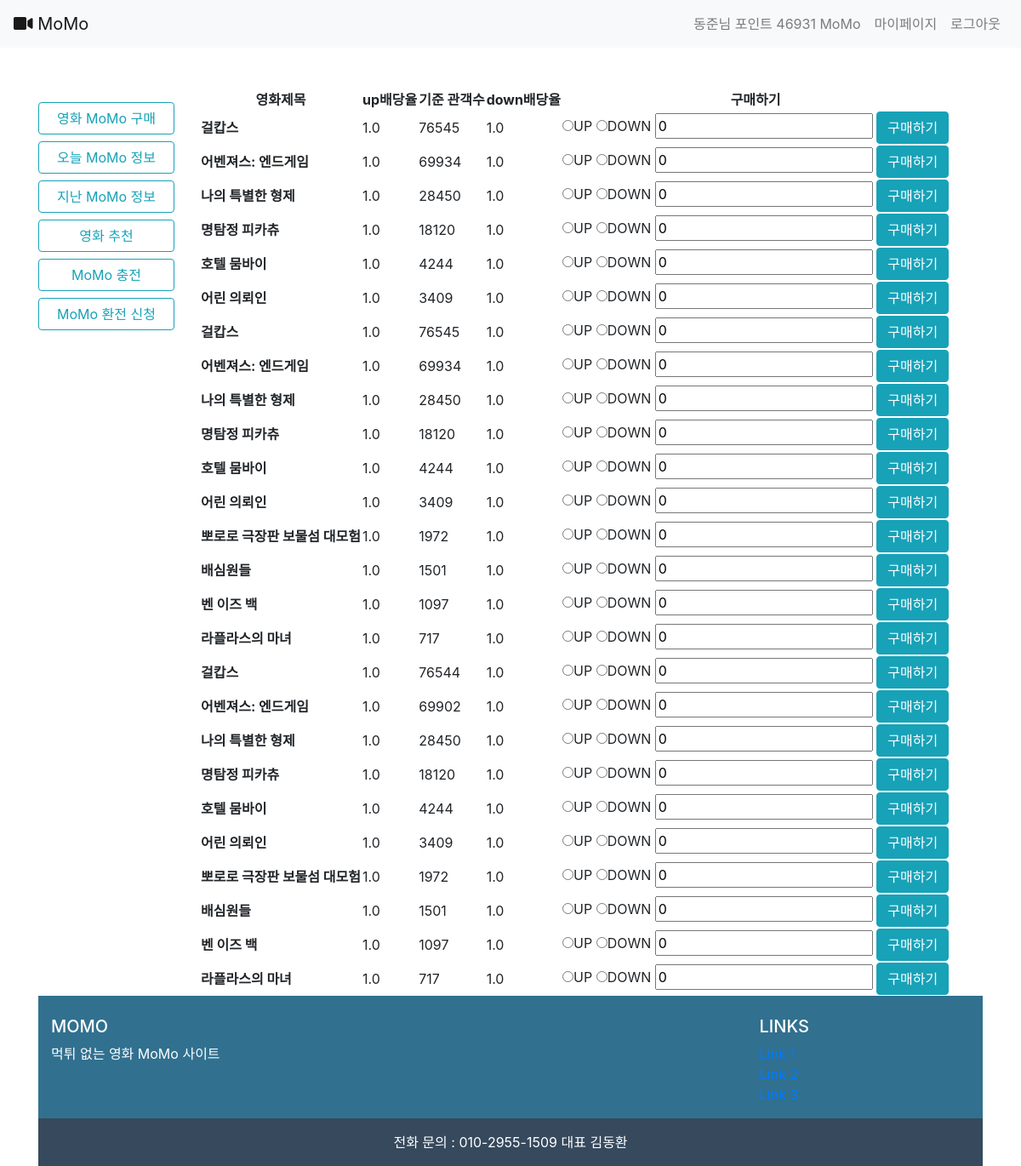
The page /test/predict/ (signed in) on the database its author committed.
### accounts/models.py (models this page shows)
class User(AbstractUser):
    points = models.PositiveIntegerField(default=0)

### momo/models.py (models this page shows, shortened)
class Match(models.Model):
    movie = models.ForeignKey(Movie, on_delete=models.CASCADE)
    user_up = models.ManyToManyField(settings.AUTH_USER_MODEL, related_name="up",blank=True)
    user_down = models.ManyToManyField(settings.AUTH_USER_MODEL, related_name="down",blank=True)
    standard = models.PositiveIntegerField(default = 0)# 기준관객수
    date = models.DateField(auto_now_add=True)# 날짜
    uprate = models.FloatField(default = 1)#up 배당
    downrate = models.FloatField(default = 1)#down 배당

class Movie(models.Model):
    title = models.CharField(max_length=120) # 영화 제목
    poster_url = models.ImageField(blank=True) # 영화 포스터
    audiCnt = models.IntegerField() # 해당일 관객수
    audinten = models.IntegerField() # 전일 대비 증감수
    audiChange = models.FloatField() # 전일 대비 증감 비율
    auidAcc = models.IntegerField() # 누적 관객수
    userRating = models.FloatField() # 영화 평점
    date = models.DateField()
    def __str__(self):
        return self.title

### momo/views.py (the view)
# urls.py: path('predict/',views.predict,name="predict"),
@login_required
def predict(request):
    today1 = datetime.datetime.today()
    matches = Match.objects.filter(date=today1.strftime("%Y-%m-%d"))
    return render(request,'predict.html',{'matches':matches})

### momo/templates/predict.html (shortened to what this page needs)
{% extends 'base.html' %}
{% block body %}
    <table>
        <tr>
            <th class="text-center">영화제목</th>
            <th class="text-center">up배당율</th>
            <th class="text-center">기준 관객수</th>
            <th class="text-center">down배당율</th>
            <th class="text-center">구매하기</th>
        </tr>
        {% for match in matches %}
        <tr>
            <th>{{match.movie}}</th>
            <td>{{match.uprate}}</td>
            <td>{{match.standard}}</td>
            <td>{{match.downrate}}</td>
            <td>
                <form action = "{% url 'accounts:purchase' match.id %}" method = "POST">
                    <input type="radio" name="updown_code" value="1"/>UP
                    <input type="radio" name="updown_code" value="2"/>DOWN
                    <input type="number" name="points" value="0" max="50000"/>
                    <button type="submit" class="btn btn-info">구매하기</button>
                </form>
            </td>
        </tr>
        {% endfor %}
    </table>
{% endblock %}

### bob/templates/nav.html (shortened to what this page needs)
<nav class="navbar navbar-expand-lg navbar-light bg-light">
  <a class="navbar-brand" href="{% url 'movies:list' %}">
    <i class="fas fa-video"></i>
    MoMo
  </a>
  <div class="collapse navbar-collapse" id="navbarNav">
    <ul class="navbar-nav ml-auto">
      {% if user.is_authenticated %}
      {% if not user.is_superuser %}
      <li class="nav-item">
        <a class="nav-link" tabindex="-1" aria-disabled="true">{{ user }}님 포인트 {{ user.points }} MoMo</a>
      </li>
      <li class="nav-item">
        <a class="nav-link" href="{% url 'accounts:user_detail' user.id %}" tabindex="-1" aria-disabled="true">마이페이지</a>
      </li>
      {% else %}
      <li class="nav-item">
        <a class="nav-link" tabindex="-1" aria-disabled="true">{{ user }}</a>
      </li>
      {% endif %}
      <li class="nav-item">
        <a class="nav-link" href="{% url 'accounts:logout' %}">로그아웃</a>
      </li>
      {% endif %}
    </ul>
  </div>
</nav>

### rows shown on the page
User: username "동준", points "46931"
Match: movie "걸캅스", uprate "1.0", standard "76545", downrate "1.0"
Match: movie "어벤져스: 엔드게임", uprate "1.0", standard "69934", downrate "1.0"
Match: movie "나의 특별한 형제", uprate "1.0", standard "28450", downrate "1.0"
Match: movie "명탐정 피카츄", uprate "1.0", standard "18120", downrate "1.0"
Match: movie "호텔 뭄바이", uprate "1.0", standard "4244", downrate "1.0"
Match: movie "어린 의뢰인", uprate "1.0", standard "3409", downrate "1.0"
Match: movie "걸캅스", uprate "1.0", standard "76545", downrate "1.0"
Match: movie "어벤져스: 엔드게임", uprate "1.0", standard "69934", downrate "1.0"
Match: movie "나의 특별한 형제", uprate "1.0", standard "28450", downrate "1.0"
Match: movie "명탐정 피카츄", uprate "1.0", standard "18120", downrate "1.0"
Match: movie "호텔 뭄바이", uprate "1.0", standard "4244", downrate "1.0"
Match: movie "어린 의뢰인", uprate "1.0", standard "3409", downrate "1.0"
Match: movie "뽀로로 극장판 보물섬 대모험", uprate "1.0", standard "1972", downrate "1.0"
Match: movie "배심원들", uprate "1.0", standard "1501", downrate "1.0"
Match: movie "벤 이즈 백", uprate "1.0", standard "1097", downrate "1.0"
Match: movie "라플라스의 마녀", uprate "1.0", standard "717", downrate "1.0"
Match: movie "걸캅스", uprate "1.0", standard "76544", downrate "1.0"
Match: movie "어벤져스: 엔드게임", uprate "1.0", standard "69902", downrate "1.0"
Match: movie "나의 특별한 형제", uprate "1.0", standard "28450", downrate "1.0"
Match: movie "명탐정 피카츄", uprate "1.0", standard "18120", downrate "1.0"
Match: movie "호텔 뭄바이", uprate "1.0", standard "4244", downrate "1.0"
Match: movie "어린 의뢰인", uprate "1.0", standard "3409", downrate "1.0"
Match: movie "뽀로로 극장판 보물섬 대모험", uprate "1.0", standard "1972", downrate "1.0"
Match: movie "배심원들", uprate "1.0", standard "1501", downrate "1.0"
Match: movie "벤 이즈 백", uprate "1.0", standard "1097", downrate "1.0"
Match: movie "라플라스의 마녀", uprate "1.0", standard "717", downrate "1.0"
